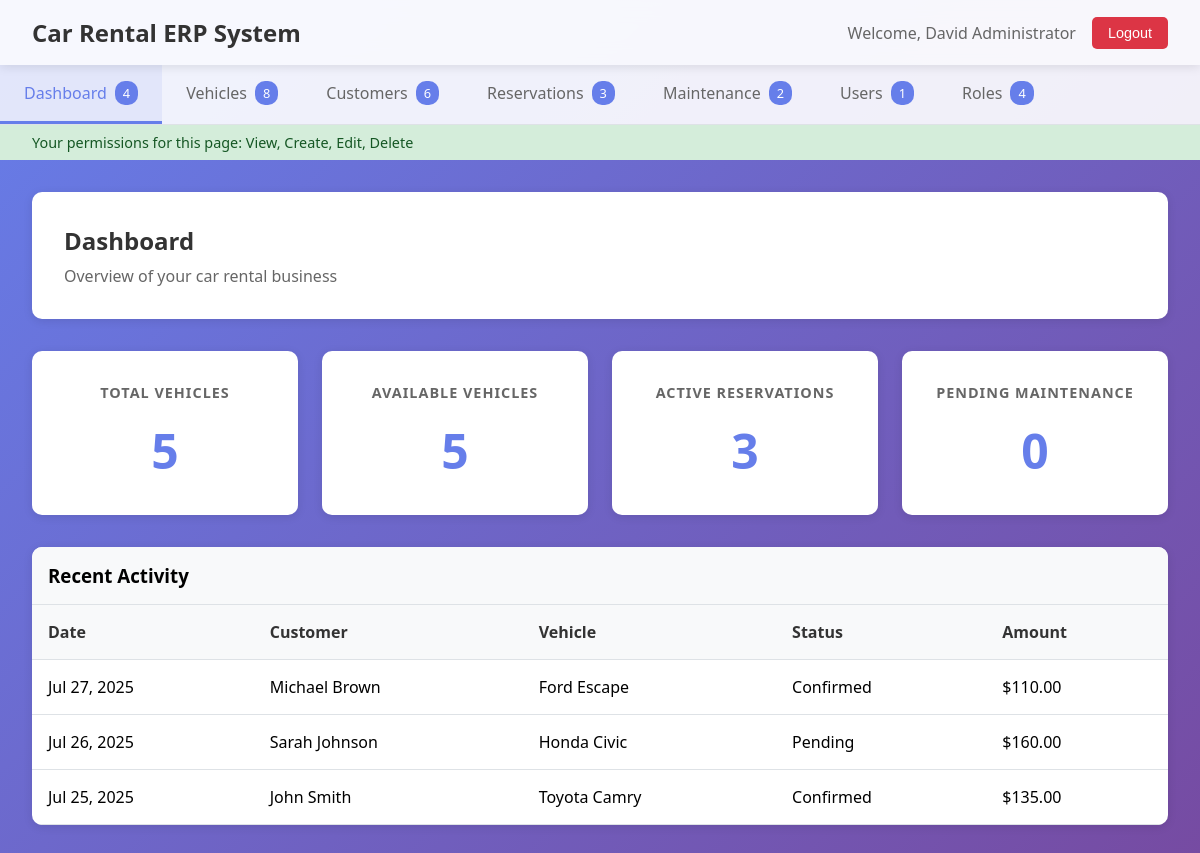
/simple_erp_modular.php (signed in), run on the app's committed database.
### tables this page shows
CREATE TABLE IF NOT EXISTS reservations (
    id INT AUTO_INCREMENT PRIMARY KEY,
    customer_id INT NOT NULL,
    vehicle_id INT NOT NULL,
    start_date DATE NOT NULL,
    end_date DATE NOT NULL,
    pickup_location VARCHAR(200),
    dropoff_location VARCHAR(200),
    total_amount DECIMAL(10,2),
    status ENUM('pending', 'confirmed', 'active', 'completed', 'cancelled') DEFAULT 'pending',
    notes TEXT,
    created_at TIMESTAMP DEFAULT CURRENT_TIMESTAMP,
    updated_at TIMESTAMP DEFAULT CURRENT_TIMESTAMP ON UPDATE CURRENT_TIMESTAMP,
    FOREIGN KEY (customer_id) REFERENCES customers(id) ON DELETE CASCADE,
    FOREIGN KEY (vehicle_id) REFERENCES vehicles(id) ON DELETE CASCADE
);

### pages/dashboard.php (the view)
<div class="page-header">
    <h2>Dashboard</h2>
    <p>Overview of your car rental business</p>
</div>
<div class="stats-grid">
    <div class="stat-card">
        <h3>Total Vehicles</h3>
        <div class="number">
            <?php
            $stmt = $pdo->query("SELECT COUNT(*) FROM vehicles");
            echo $stmt->fetchColumn();
            ?>
        </div>
    </div>
    <div class="stat-card">
        <h3>Available Vehicles</h3>
        <div class="number">
            <?php
            $stmt = $pdo->query("SELECT COUNT(*) FROM vehicles WHERE status = 'available'");
            echo $stmt->fetchColumn();
            ?>
        </div>
    </div>
    <div class="stat-card">
        <h3>Active Reservations</h3>
        <div class="number">
            <?php
            $stmt = $pdo->query("SELECT COUNT(*) FROM reservations WHERE status IN ('confirmed', 'pending')");
            echo $stmt->fetchColumn();
            ?>
        </div>
    </div>
    <div class="stat-card">
        <h3>Pending Maintenance</h3>
        <div class="number">
            <?php
            $stmt = $pdo->query("SELECT COUNT(*) FROM maintenance_schedules WHERE status = 'pending'");
            echo $stmt->fetchColumn();
            ?>
        </div>
    </div>
</div>
<div class="data-table">
    <h3 style="padding: 1rem; margin: 0; background: #f8f9fa; border-bottom: 1px solid #dee2e6;">Recent Activity</h3>
    <table>
        <thead>
            <tr>
                <th>Date</th>
                <th>Customer</th>
                <th>Vehicle</th>
                <th>Status</th>
                <th>Amount</th>
            </tr>
        </thead>
        <tbody>
            <?php
            $stmt = $pdo->query("
                SELECT r.start_date, CONCAT(c.first_name, ' ', c.last_name) as customer_name,
                       CONCAT(v.make, ' ', v.model) as vehicle_name, r.status, r.total_amount
                FROM reservations r
                JOIN customers c ON r.customer_id = c.id
                JOIN vehicles v ON r.vehicle_id = v.id
                ORDER BY r.start_date DESC
                LIMIT 5
            ");
            while ($row = $stmt->fetch()) {
                echo "<tr>";
                echo "<td>" . date('M j, Y', strtotime($row['start_date'])) . "</td>";
                echo "<td>" . htmlspecialchars($row['customer_name']) . "</td>";
                echo "<td>" . htmlspecialchars($row['vehicle_name']) . "</td>";
                echo "<td>" . ucfirst($row['status']) . "</td>";
                echo "<td>$" . number_format($row['total_amount'], 2) . "</td>";
                echo "</tr>";
            }
            ?>
        </tbody>
    </table>
</div>

### simple_erp_modular.php (style rules this page uses)
* { margin: 0; padding: 0; box-sizing: border-box; }
body { font-family: 'Segoe UI', Tahoma, Geneva, Verdana, sans-serif; background: linear-gradient(135deg, #667eea 0%, #764ba2 100%); min-height: 100vh; }
.page-header { background: white; padding: 2rem; border-radius: 10px; margin-bottom: 2rem; box-shadow: 0 2px 10px rgba(0, 0, 0, 0.1); }
.page-header h2 { color: #333; margin-bottom: 0.5rem; }
.page-header p { color: #666; }
.stats-grid { display: grid; grid-template-columns: repeat(auto-fit, minmax(250px, 1fr)); gap: 1.5rem; margin-bottom: 2rem; }
.stat-card { background: white; padding: 2rem; border-radius: 10px; box-shadow: 0 2px 10px rgba(0, 0, 0, 0.1); text-align: center; }
.stat-card h3 { color: #666; font-size: 0.9rem; text-transform: uppercase; letter-spacing: 1px; margin-bottom: 1rem; }
.stat-card .number { font-size: 3rem; font-weight: bold; color: #667eea; }
.data-table { background: white; border-radius: 10px; box-shadow: 0 2px 10px rgba(0, 0, 0, 0.1); overflow: hidden; }
.data-table table { width: 100%; border-collapse: collapse; }
.data-table th, .data-table td { padding: 1rem; text-align: left; border-bottom: 1px solid #dee2e6; }
.data-table th { background: #f8f9fa; font-weight: 600; color: #333; }

### data on the page
reservations: start_date "Jul 27, 2025", customer_name "Michael Brown", vehicle_name "Ford Escape", status "Confirmed", total_amount "110.00"
reservations: start_date "Jul 26, 2025", customer_name "Sarah Johnson", vehicle_name "Honda Civic", status "Pending", total_amount "160.00"
reservations: start_date "Jul 25, 2025", customer_name "John Smith", vehicle_name "Toyota Camry", status "Confirmed", total_amount "135.00"

### other printed values
$_SESSION['user_name'] "David Administrator"
$stmt->fetchColumn() "5"
$stmt->fetchColumn() "3"
$stmt->fetchColumn() "0"
